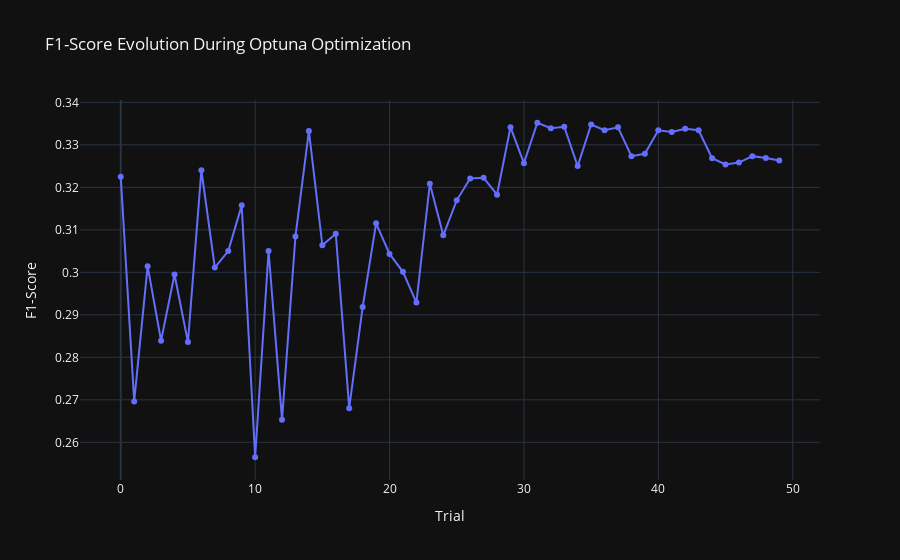

The notebook cell this image was saved under:
### Code cell
visualizations['f1_score_evolution']

### Figure 1 — Plotly figure (JSON) as saved in the notebook; plotly's stock layout.template omitted (floating-point values rounded to 4 significant figures)
{"data": [{"mode": "lines+markers", "name": "F1-score", "type": "scatter", "x": [0, 1, 2, 3, 4, 5, 6, 7, 8, 9, 10, 11, 12, 13, 14, 15, 16, 17, 18, 19, 20, 21, 22, 23, 24, 25, 26, 27, 28, 29, 30, 31, 32, 33, 34, 35, 36, 37, 38, 39, 40, 41, 42, 43, 44, 45, 46, 47, 48, 49], "y": [0.3225, 0.2696, 0.3015, 0.2839, 0.2995, 0.2836, 0.324, 0.3011, 0.305, 0.3158, 0.2565, 0.305, 0.2653, 0.3085, 0.3333, 0.3064, 0.3091, 0.268, 0.2918, 0.3115, 0.3043, 0.3001, 0.2929, 0.3208, 0.3087, 0.317, 0.3221, 0.3223, 0.3183, 0.3342, 0.3257, 0.3352, 0.3339, 0.3343, 0.325, 0.3348, 0.3335, 0.3341, 0.3273, 0.3279, 0.3334, 0.333, 0.3338, 0.3334, 0.3269, 0.3254, 0.3258, 0.3273, 0.3269, 0.3263]}], "layout": {"title": {"text": "F1-Score Evolution During Optuna Optimization"}, "xaxis": {"title": {"text": "Trial"}}, "yaxis": {"title": {"text": "F1-Score"}}}}
